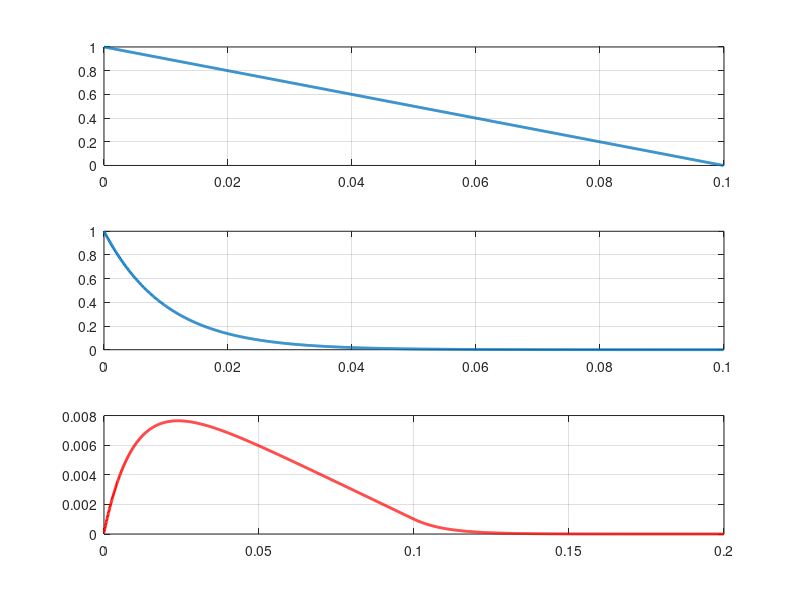

Write MATLAB code to recreate this figure.
clc
clear

tstart = 0;
tstop = 0.1;
tpas = 0.0001;
f = 100;

t = tstart : tpas : tstop;
x = 1-10*t;

subplot(3,1,1);
plot( t, x, 'linewidth',2);
axis([0, 0.1001, 0, 1]);
grid on;

h = 1 * exp(-f*t);
subplot(3, 1, 2);
plot( t, h, 'linewidth',2);
axis([0 0.1001 0 1]);
grid on;

t2 = 2*tstart : tpas : 2*tstop;
y = conv(x, h) * tpas;

subplot(3, 1, 3);
plot( t2, y, 'r', 'linewidth', 2);
grid on;